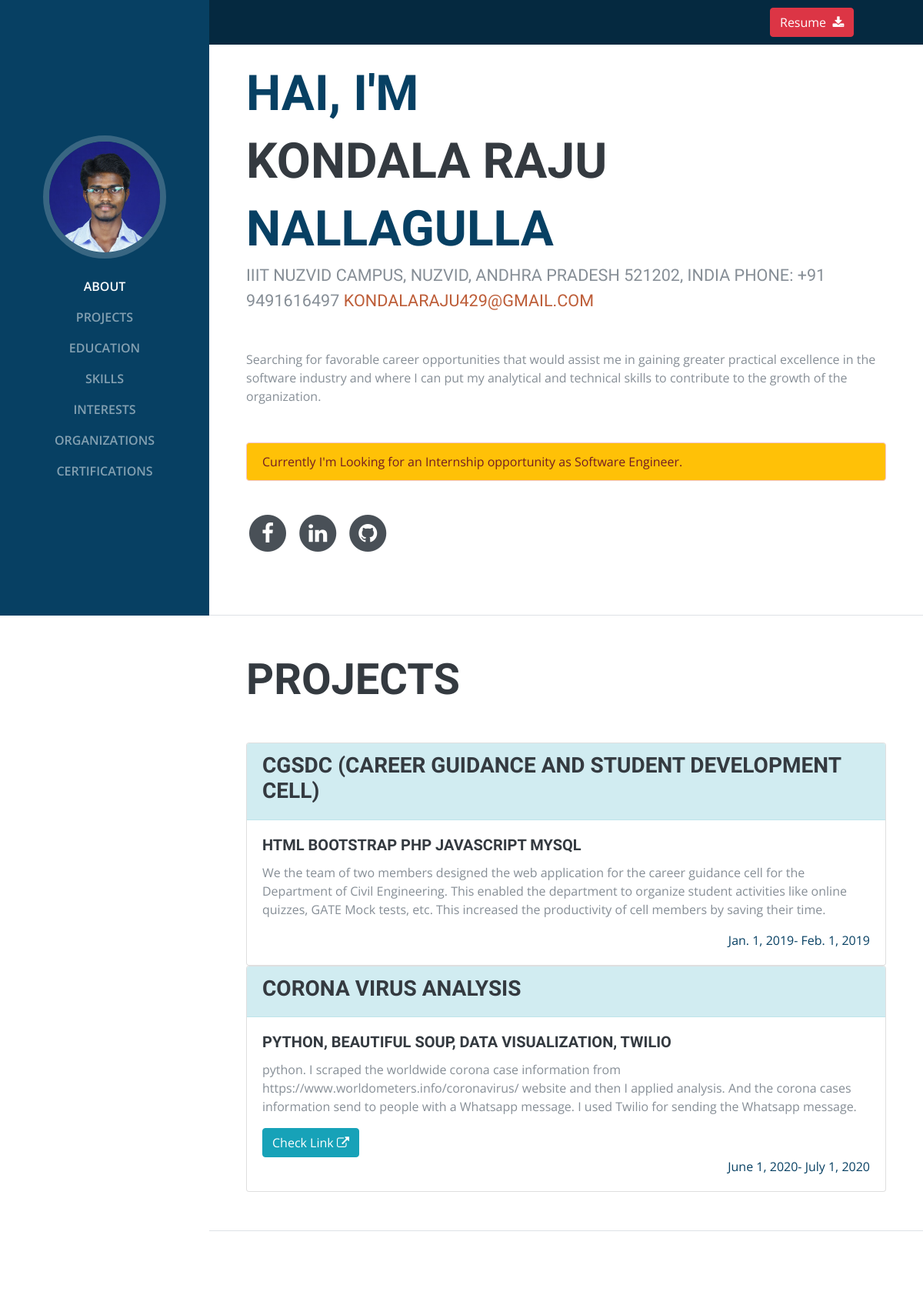
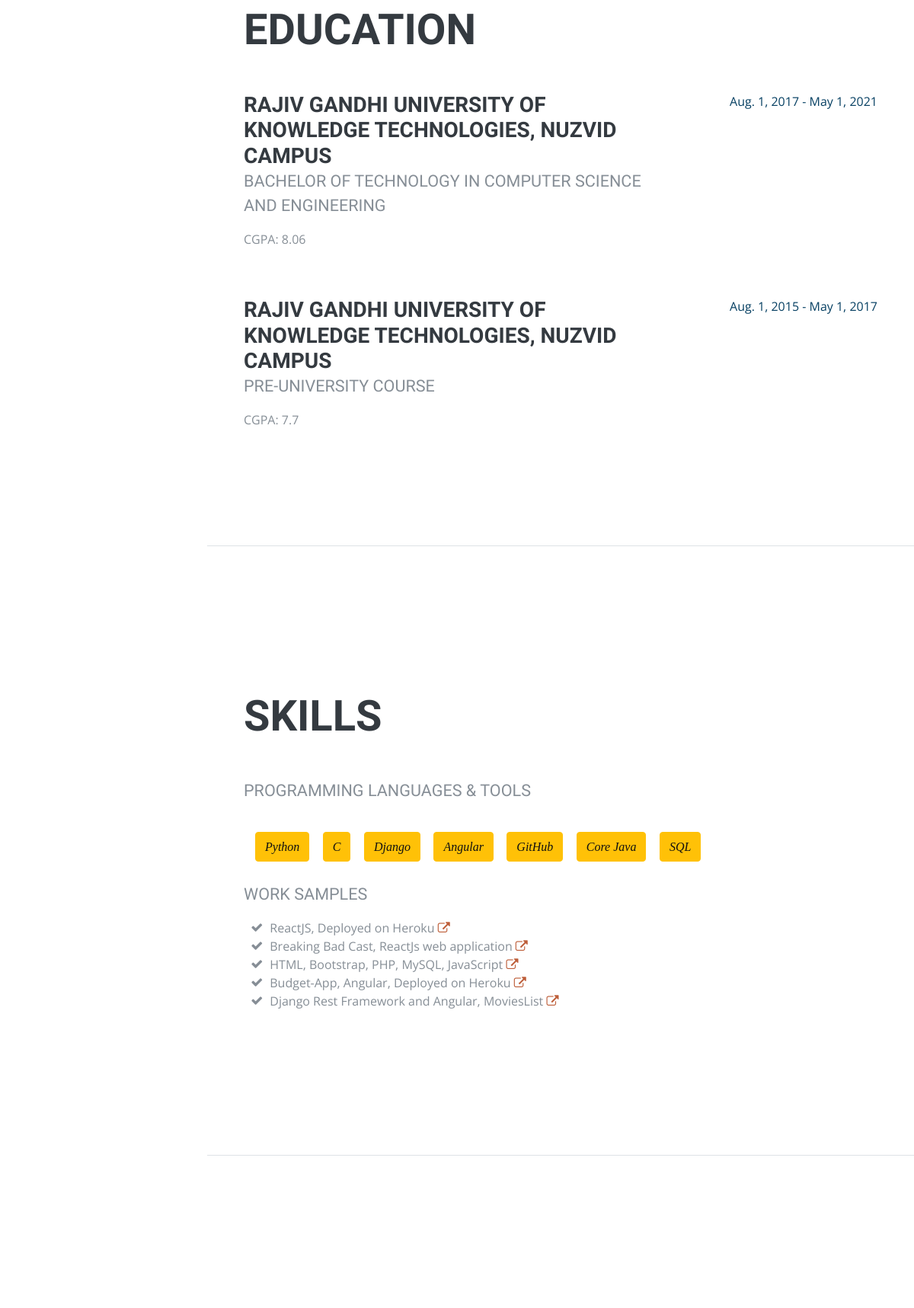
The page / (upper part) on the database its author committed (2 pictures, top to bottom).
### personal/models.py (models this page shows)
class resume(models.Model):
	resume  = models.FileField(upload_to='')

class about(models.Model):
	first_name = models.CharField(max_length=150,blank=False)
	last_name = models.CharField(max_length=150,blank=False)
	address_line1 = models.CharField(max_length=200,blank=True)
	address_line2 = models.CharField(max_length=200,blank=True)
	phone = PhoneField(null=True,blank=True, help_text='Contact phone number')
	email = models.EmailField(max_length=254,blank=False)
	description = models.TextField(max_length=300,blank=False)
	profile  =models.ImageField(null=True,blank=True,upload_to="img/")

class projects(models.Model):
	title = models.CharField(max_length=150,blank=True)
	skills = models.CharField(max_length=256,blank=True)
	start_date = models.DateField(blank=True)
	workmode = models.BooleanField()
	end_date = models.DateField(null=True, blank=True)
	description = models.TextField(max_length=300, blank=True)
	link = models.URLField(max_length = 200,null=True,blank=True)

class education(models.Model):
	title = models.CharField(max_length=150,blank=True)
	stream = models.CharField(max_length=256,blank=True)
	start_date = models.DateField(null=True,blank=True)
	end_date = models.DateField(null=True, blank=True)
	gpa=models.FloatField(null=False)

class skills(models.Model):
	title = models.CharField(max_length=30)

class worksamples(models.Model):
	sample = models.CharField(max_length=256,blank=True,null=False)
	link = models.URLField(max_length=250,blank=True,null=False)

### personal/views.py (the view)
# urls.py: path('',views.home,name="home")]
def home(request):
	res = resume.objects.all()
	profile = about.objects.filter(id=1)
	work = worksamples.objects.all()
	org = organizations.objects.all()
	awards=awardandcertifications.objects.all()
	intr = interest.objects.all()
	skill=skills.objects.all()
	stds = education.objects.all()
	data = about.objects.all()
	proj = projects.objects.all()
	template = loader.get_template('base.html')
	context = {
	'data':data,
	'projects':proj,
	'education':stds,
	'skills':skill,
	'interest':intr,
	'awards':awards,
	'orgs':org,
	'works':work,
	'profile':profile,
	'file':res
	}
	return HttpResponse(template.render(context,request))

### templates/base.html (shortened to what this page needs)
{% load static %}
<!DOCTYPE html>
<html lang="en">
  <head>
    <link href="{% static 'vendor/bootstrap/css/bootstrap.min.css' %}" rel="stylesheet">
    <link href="{% static 'vendor/font-awesome/css/font-awesome.min.css' %}" rel="stylesheet">
    <link href="{% static 'vendor/devicons/css/devicons.min.css" rel="stylesheet' %}">
    <link href="{% static 'vendor/simple-line-icons/css/simple-line-icons.css' %}" rel="stylesheet">
    <link href="{% static 'css/resume.min.css' %}" rel="stylesheet">
  </head>
  <body id="page-top">
    <div class="header">
      <div class="header-right">
          {% for f in file%}
          <a href="media/{{f.resume}}"><button type="button" class="btn btn-danger" style="cursor: pointer;">Resume &nbsp;<i class="fa fa-download" aria-hidden="true"></i></button></a>
          {% endfor %}
        </div>
      </div>
   <nav class="navbar navbar-expand-lg navbar-dark bg-primary fixed-top" id="sideNav">
       <a class="navbar-brand js-scroll-trigger" href="#page-top">
        <span class="d-none d-lg-block">
          {% for p in profile %}
          <img class="img-fluid img-profile rounded-circle mx-auto mb-2" src="media/{{p.profile}}" alt="my">
          {% endfor %}
        </span>
      </a>
      <div class="collapse navbar-collapse" id="navbarSupportedContent">
        <ul class="navbar-nav">
          <li class="nav-item">
            <a class="nav-link js-scroll-trigger" href="#about">About</a>
          </li>
          <li class="nav-item">
            <a class="nav-link js-scroll-trigger" href="#experience">Projects</a>
          </li>
          <li class="nav-item">
            <a class="nav-link js-scroll-trigger" href="#education">Education</a>
          </li>
          <li class="nav-item">
            <a class="nav-link js-scroll-trigger" href="#skills">Skills</a>
          </li>
          <li class="nav-item">
            <a class="nav-link js-scroll-trigger" href="#interests">Interests</a>
          </li>
          <li class="nav-item">
            <a class="nav-link js-scroll-trigger" href="#org">Organizations</a>
          </li>
          <li class="nav-item">
            <a class="nav-link js-scroll-trigger" href="#awards">Certifications</a>
          </li>
        </ul>
      </div>
    </nav>
    <div class="container-fluid p-0">
      <section class="resume-section p-3 p-lg-5 d-flex d-column" id="about">
 <div class="my-auto">
          	{% for d in data %}
          	<h1 class="mb-0"><span class="text-primary" >Hai, I'm</span><br>{{d.first_name}}
            <span class="text-primary">{{d.last_name}}</span>
          	</h1>
          	<div class="subheading mb-5">{{d.address_line1}} {{d.address_line2}} Phone: {{d.phone}}
            	<a href="{{d.email}}">{{d.email}}</a>
          	</div>
          <p class="mb-5">{{d.description}}</p>
          {% endfor %}
            <div class="alert alert-danger bg-warning" role="alert">
                Currently I'm Looking for an Internship opportunity as Software Engineer.
            </div>
            <br>
           <ul class="list-inline list-social-icons mb-0">
            <li class="list-inline-item">
              <a href="https://www.facebook.com/raju.nallagulla" target="_blank" class="fb">
                <span class="fa-stack fa-lg">
                  <i class="fa fa-circle fa-stack-2x"></i>
                  <i class="fa fa-facebook fa-stack-1x fa-inverse"></i>
                </span>
              </a>
            </li>
            <li class="list-inline-item">
              <a href="https://www.linkedin.com/in/kondala-raju-nallagulla-3203a0151/" target="_blank">
                <span class="fa-stack fa-lg">
                  <i class="fa fa-circle fa-stack-2x"></i>
                  <i class="fa fa-linkedin fa-stack-1x fa-inverse"></i>
                </span>
              </a>
            </li>
            <li class="list-inline-item">
              <a href="https://github.com/N150429" target="_blank">
                <span class="fa-stack fa-lg">
                  <i class="fa fa-circle fa-stack-2x"></i>
                  <i class="fa fa-github fa-stack-1x fa-inverse"></i>
                </span>
              </a>
            </li>
          </ul>
        </div>
      </section>
      <section class="resume-section p-3 p-lg-5 d-flex flex-column" id="experience">
        <div class="my-auto">
          <h2 class="mb-5">Projects</h2>
          {% for project in projects %}
        <div class="card ">
          <div class="card-header alert-info">
            <h3>{{project.title}}</h3>
          </div>
          <div class="card-body">
              <h5 class="card-title">{{project.skills}}</h5>
              <p class="card-text">{{project.description}}</p>
              {% if project.link %}
              <a href="{{project.link}}" class="btn btn-info">Check Link
                <i class="fa fa-external-link" aria-hidden="true"></i>
              </a>
              {% endif %}
              <div class="resume-date text-md-right">
                  <span class="text-primary">{{project.start_date}}-
                    {% if project.workmode %}
                      Present
                    {% else %}
                    {{project.end_date}}
                     {% endif %}
                  </span>
              </div>
          </div>
        </div>
          {% endfor %}
      </section>
      <section class="resume-section p-3 p-lg-5 d-flex flex-column" id="education">
        <div class="my-auto">
          <h2 class="mb-5">Education</h2>
          {% for stds in education %}
          <div class="resume-item d-flex flex-column flex-md-row mb-5">
            <div class="resume-content mr-auto">
              <h3 class="mb-0">{{stds.title}}</h3>
              <div class="subheading mb-3">{{stds.stream}}</div>
              <p>CGPA: {{stds.gpa}}</p>
            </div>
            <div class="resume-date text-md-right">
              <span class="text-primary">{{stds.start_date}} - {{stds.end_date}}</span>
            </div>
          </div>
          {% endfor %}
        </div>
      </section>
      <section class="resume-section p-3 p-lg-5 d-flex flex-column" id="skills">
        <div class="my-auto">
          <h2 class="mb-5">Skills</h2>
          <div class="subheading mb-3">Programming Languages &amp; Tools</div>
          <ul class="list-inline list-icons col-md-9">
            {% for skill in skills %}
            <li class="list-inline-item">
              <button type="button" class="btn btn-warning" style="text-transform: capitalize;">
                <i class="devicons devicons-{{skill.title}}" style="font-family: verdana ">{{skill.title}}</i>
            </button>
            </li>
            {% endfor%}
          </ul>
          <div class="subheading mb-3">Work Samples</div>
          <ul class="fa-ul mb-0">
            {% for work in works %}
            <li>
              <i class="fa-li fa fa-check"></i>
              {{work.sample}}
              <a href="{{work.link}}" target="_blank"><i class="fa fa-external-link" aria-hidden="true"></i></a>
            </li>
            {% endfor %}
          </ul>
        </div>
      </section>
      <section class="resume-section p-3 p-lg-5 d-flex flex-column" id="interests">
      </section>
    </div>
  </body>
</html>

### templates/base.html (style rules this page uses)
.header { position: fixed; overflow: hidden; background-color: #052940; padding: 0px 5px; width: 100%; z-index: 99; }
.header a { float: left; color: black; text-align: center; padding: 10px; text-decoration: none; font-size: 18px; line-height: 25px; border-radius: 4px; }
.header-right { margin-left: 60%; }

### rows shown on the page
about: profile (picture), first_name "KONDALA RAJU", last_name "NALLAGULLA", address_line1 "IIIT NUZVID CAMPUS, NUZVID, ANDHRA PRADESH 521202, INDIA", phone "+91 9491616497", email "KONDALARAJU429@GMAIL.COM", description "Searching for favorable career opportunities that would assist me in gaining greater practical excellence in the software industry and where I can put my analytical and technical skills to contribute to the growth of the organization."
projects: title "CGSDC (CAREER GUIDANCE AND STUDENT DEVELOPMENT CELL)", skills "HTML BOOTSTRAP PHP JAVASCRIPT MYSQL", description "We the team of two members designed the web application for the career guidance cell for the Department of Civil Engineering. This enabled the department to organize student activities like online quizzes, GATE Mock tests, etc. This increased the productivity of cell members by saving their time.", start_date "Jan. 1, 2019", end_date "Feb. 1, 2019"
projects: title "CORONA VIRUS ANALYSIS", skills "PYTHON, BEAUTIFUL SOUP, DATA VISUALIZATION, TWILIO", description "python. I scraped the worldwide corona case information from https://www.worldometers.info/coronavirus/ website and then I applied analysis. And the corona cases information send to people with a Whatsapp message. I used Twilio for sending the Whatsapp message.", start_date "June 1, 2020", end_date "July 1, 2020"
education: title "RAJIV GANDHI UNIVERSITY OF KNOWLEDGE TECHNOLOGIES, NUZVID CAMPUS", stream "BACHELOR OF TECHNOLOGY IN COMPUTER SCIENCE AND ENGINEERING", gpa "8.06", start_date "Aug. 1, 2017", end_date "May 1, 2021"
education: title "RAJIV GANDHI UNIVERSITY OF KNOWLEDGE TECHNOLOGIES, NUZVID CAMPUS", stream "PRE-UNIVERSITY COURSE", gpa "7.7", start_date "Aug. 1, 2015", end_date "May 1, 2017"
skills: title "Python"
skills: title "C"
skills: title "Django"
skills: title "Angular"
skills: title "GitHub"
skills: title "Core Java"
skills: title "SQL"
worksamples: sample "ReactJS, Deployed on Heroku"
worksamples: sample "Breaking Bad Cast, ReactJs web application"
worksamples: sample "HTML, Bootstrap, PHP, MySQL, JavaScript"
worksamples: sample "Budget-App, Angular, Deployed on Heroku"
worksamples: sample "Django Rest Framework and Angular, MoviesList"
